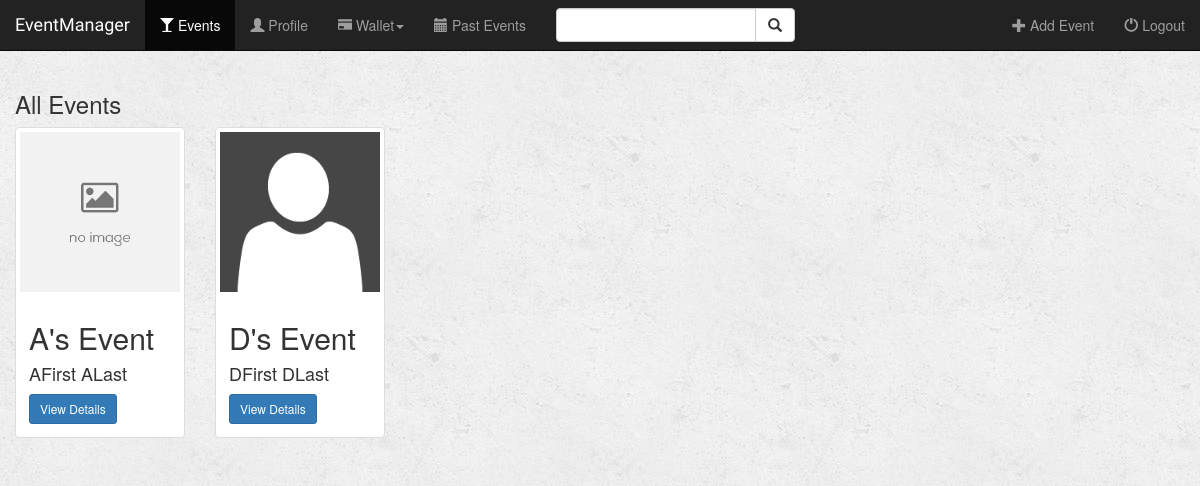
/event/ (signed in), run on the app's committed database.
### event/models.py (models this page shows, shortened)
class Event(models.Model):
    name = models.CharField(max_length=50, null=False)
    image = models.ImageField(default='settings.MEDIA_ROOT/default_event.jpg')
    location = models.TextField(max_length=500, null=False)
    date = models.DateField(null=True)
    time = models.TimeField(null=True)
    manager = models.ForeignKey(User, on_delete=models.CASCADE)
    fare = models.PositiveIntegerField(null=True)

### event/views.py (the view)
def home(request):
    if not request.user.is_authenticated:
        return render(request, 'event/login.html')
    else:
        events = Event.objects.all()
        query = request.GET.get("query")
        if query:
            events = events.filter(
                Q(name__icontains=query) |
                Q(manager__first_name__icontains=query) |
                Q(manager__last_name__icontains=query)
            ).distinct()
            return render(request, './event/home.html', {
                'user': request.user,
                'events': events,
                'query': query,
            })
        else:
            return render(request, './event/home.html', {
                'user': request.user,
                'events': events,
                'query': query,
            })

### event/templates/event/home.html (shortened to what this page needs)
{% extends 'event/base.html' %}
{% block events_active %}active{% endblock %}
{% block body %}
<div class="events-container container-fluid" style="box-sizing: border-box">
    <div class="row">
        <div class="col-sm-12">
            <h3>{% if query %}Searched Events{% else %}All Events{% endif %}</h3>
        </div>
        {% if events %}
            {% for event in events %}
                <div class="col-sm-4 col-lg-2">
                    <div class="thumbnail">
                        <img src="{{ event.image.url }}" class="img-responsive">
                        <div class="caption">
                            <h2>{{ event.name }}</h2>
                            <h4>{{ event.manager.first_name }} {{ event.manager.last_name }}</h4>
                            <a href="{% url 'event:detail' event.id %}" class="btn btn-primary btn-sm" role="button">View Details</a>
                        </div>
                    </div>
                </div>
            {% endfor %}
        {% elif query %}
            <br>
            <h3 class="error_message"><strong>Search did not match any event...</strong></h3>
        {% endif %}
    </div>
</div>
{% endblock %}

### event/static/event/css/style.css (style rules this page uses)
body { background: white url("./../images/background.png"); }

### data on the page
Event: image (placeholder picture), name "A's Event", manager.first_name "AFirst", manager.last_name "ALast"
Event: image (picture), name "D's Event", manager.first_name "DFirst", manager.last_name "DLast"
